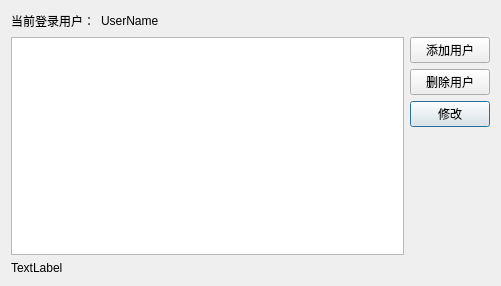
<?xml version="1.0" encoding="UTF-8"?>
<ui version="4.0">
 <class>QUserManagerDlg</class>
 <widget class="QDialog" name="QUserManagerDlg">
  <property name="geometry">
   <rect>
    <x>0</x>
    <y>0</y>
    <width>501</width>
    <height>286</height>
   </rect>
  </property>
  <property name="windowTitle">
   <string>用户管理</string>
  </property>
  <property name="styleSheet">
   <string notr="true">font: 9pt &quot;Consolas&quot;;</string>
  </property>
  <layout class="QGridLayout" name="gridLayout">
   <item row="0" column="0">
    <layout class="QHBoxLayout" name="horizontalLayout">
     <item>
      <widget class="QLabel" name="label">
       <property name="text">
        <string>当前登录用户：</string>
       </property>
      </widget>
     </item>
     <item>
      <widget class="QLabel" name="label_UserName">
       <property name="text">
        <string>UserName</string>
       </property>
      </widget>
     </item>
     <item>
      <spacer name="horizontalSpacer">
       <property name="orientation">
        <enum>Qt::Horizontal</enum>
       </property>
       <property name="sizeHint" stdset="0">
        <size>
         <width>40</width>
         <height>20</height>
        </size>
       </property>
      </spacer>
     </item>
    </layout>
   </item>
   <item row="4" column="1">
    <spacer name="verticalSpacer">
     <property name="orientation">
      <enum>Qt::Vertical</enum>
     </property>
     <property name="sizeHint" stdset="0">
      <size>
       <width>20</width>
       <height>40</height>
      </size>
     </property>
    </spacer>
   </item>
   <item row="3" column="1">
    <widget class="QPushButton" name="m_pbModifyUser">
     <property name="text">
      <string>修改</string>
     </property>
    </widget>
   </item>
   <item row="2" column="1">
    <widget class="QPushButton" name="m_pbDelUser">
     <property name="text">
      <string>删除用户</string>
     </property>
    </widget>
   </item>
   <item row="1" column="0" rowspan="4">
    <widget class="QTableView" name="tableView"/>
   </item>
   <item row="1" column="1">
    <widget class="QPushButton" name="m_pbAddUser">
     <property name="text">
      <string>添加用户</string>
     </property>
    </widget>
   </item>
   <item row="5" column="0" colspan="2">
    <widget class="QLabel" name="label_Status">
     <property name="text">
      <string>TextLabel</string>
     </property>
    </widget>
   </item>
  </layout>
 </widget>
 <resources/>
 <connections/>
</ui>
